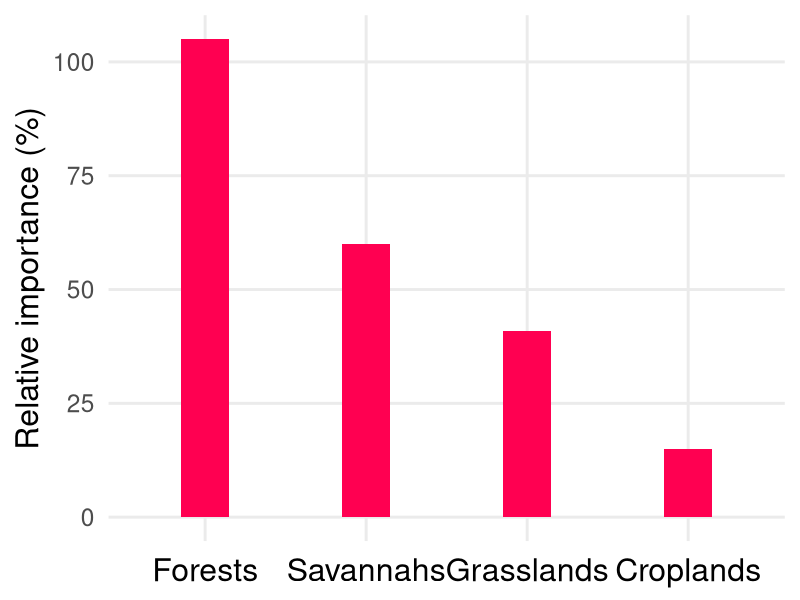
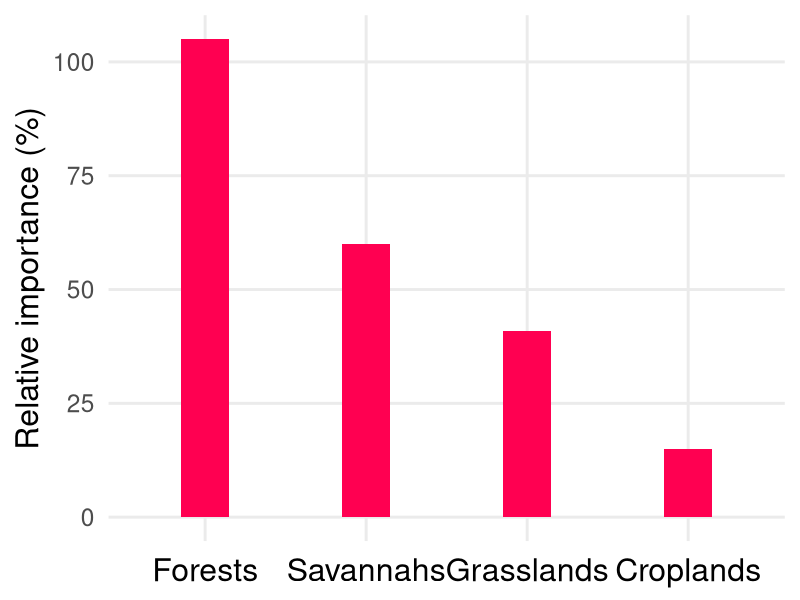

These charts were generated, in order, by the following R code:
# script to plot the significance in % of each predictor in the SHAP-XGB analysis

library(ggplot2)
library(tidyverse)

# Create a df_plotframe with the df_plot (see paper)
df_plot <- data.frame(
  Ecosystem = rep(c('Forests', 'Savannahs', 'Croplands', 'Grasslands'), each = 2),
  Area = rep(c('USA', 'World'), times = 4),
  Value = c(0.89, 1.05, # forests
            0.25, 0.60, # savannas
            0.15, 0.15,  # croplands
            0.37, 0.41) # grasslands
  # Fill = rep(c('#1671AF', '#1C8C46'), times = 4)
)

# Reorder the PFTs for plotting
df_plot$Ecosystem <- factor(df_plot$Ecosystem, levels = c('Forests', 'Savannahs', 'Grasslands', 'Croplands'))
df_plot$Area <- factor(df_plot$Area, levels = c('World', 'USA'))

df_world <- df_plot %>%
  dplyr::filter(Area == "World") %>%
  mutate(Value = Value*100)


# Plot
p <- ggplot(df_world, aes(x = Ecosystem,
                          y = Value
                          # fill = Area
                          )) +
  geom_bar(stat = 'identity', position = position_dodge(width = 0.5), width = 0.3, fill = '#ff0051') +
  # scale_fill_manual(values = c('#ff0051','#008BFB')) +
  labs(y = 'Relative importance (%)') +
  theme_minimal(base_size = 22) + #
  theme(
    # panel.border = element_rect(colour = "black", fill=NA, size=1), # Add a box around the plot
    # panel.grid.major = element_blank(), # Remove major gridlines
    panel.grid.minor = element_blank(), # Remove minor gridlines
    # axis.line = element_line(colour = "black"), # Add axes lines
    legend.title = element_blank(),
    legend.text = element_text(size = 20),
    axis.text.x = element_text(angle = 0, vjust = 0.5, size = 23, color = "black"),
    axis.title.y = element_text(size = 23),
    axis.title.x = element_blank(),

    # legend
    # legend.background = element_rect(color = "black", fill = "white"), # Add background to the legend with a border
    legend.position = c(0.85, 0.93), # Position the legend inside the plot, adjust as needed (c(x, y) where 0 < x, y < 1)
    legend.justification = c("right", "top"), # Anchor point for the legend position
    legend.box.just = "right", # Justify the legend box inside the plotting area
    legend.box.margin = margin(6, 6, 6, 6) # Margin around the legend box
  ) +
  guides(fill = guide_legend(reverse = TRUE))  # Reverse legend order to match the plot order
  # scale_y_continuous(breaks = seq(0, 100, by = 10))

# Print the plot
print(p)

# save final plot
ggsave("significance_SHAP_plot.png", p, width = 9, height = 8, dpi = 600)

